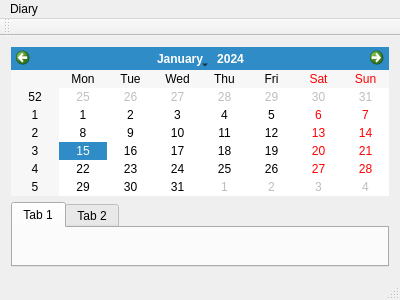
<?xml version="1.0" encoding="UTF-8"?>
<ui version="4.0">
 <class>MainWindow</class>
 <widget class="QMainWindow" name="MainWindow">
  <property name="geometry">
   <rect>
    <x>0</x>
    <y>0</y>
    <width>400</width>
    <height>300</height>
   </rect>
  </property>
  <property name="windowTitle">
   <string>MainWindow</string>
  </property>
  <widget class="QWidget" name="centralWidget">
   <layout class="QGridLayout" name="gridLayout">
    <item row="1" column="0">
     <widget class="QTabWidget" name="tabWidget">
      <widget class="QWidget" name="tab">
       <attribute name="title">
        <string>Tab 1</string>
       </attribute>
      </widget>
      <widget class="QWidget" name="tab_2">
       <attribute name="title">
        <string>Tab 2</string>
       </attribute>
      </widget>
     </widget>
    </item>
    <item row="0" column="0">
     <widget class="QCalendarWidget" name="calendarWidget"/>
    </item>
   </layout>
  </widget>
  <widget class="QMenuBar" name="menuBar">
   <property name="geometry">
    <rect>
     <x>0</x>
     <y>0</y>
     <width>400</width>
     <height>27</height>
    </rect>
   </property>
   <widget class="QMenu" name="menuDiary">
    <property name="title">
     <string>Diary</string>
    </property>
    <addaction name="actionNewTab"/>
   </widget>
   <addaction name="menuDiary"/>
  </widget>
  <widget class="QToolBar" name="mainToolBar">
   <attribute name="toolBarArea">
    <enum>TopToolBarArea</enum>
   </attribute>
   <attribute name="toolBarBreak">
    <bool>false</bool>
   </attribute>
  </widget>
  <widget class="QStatusBar" name="statusBar"/>
  <action name="actionNewTab">
   <property name="text">
    <string>New Tab</string>
   </property>
   <property name="shortcut">
    <string>Ctrl+T</string>
   </property>
  </action>
 </widget>
 <layoutdefault spacing="6" margin="11"/>
 <resources/>
 <connections/>
</ui>
